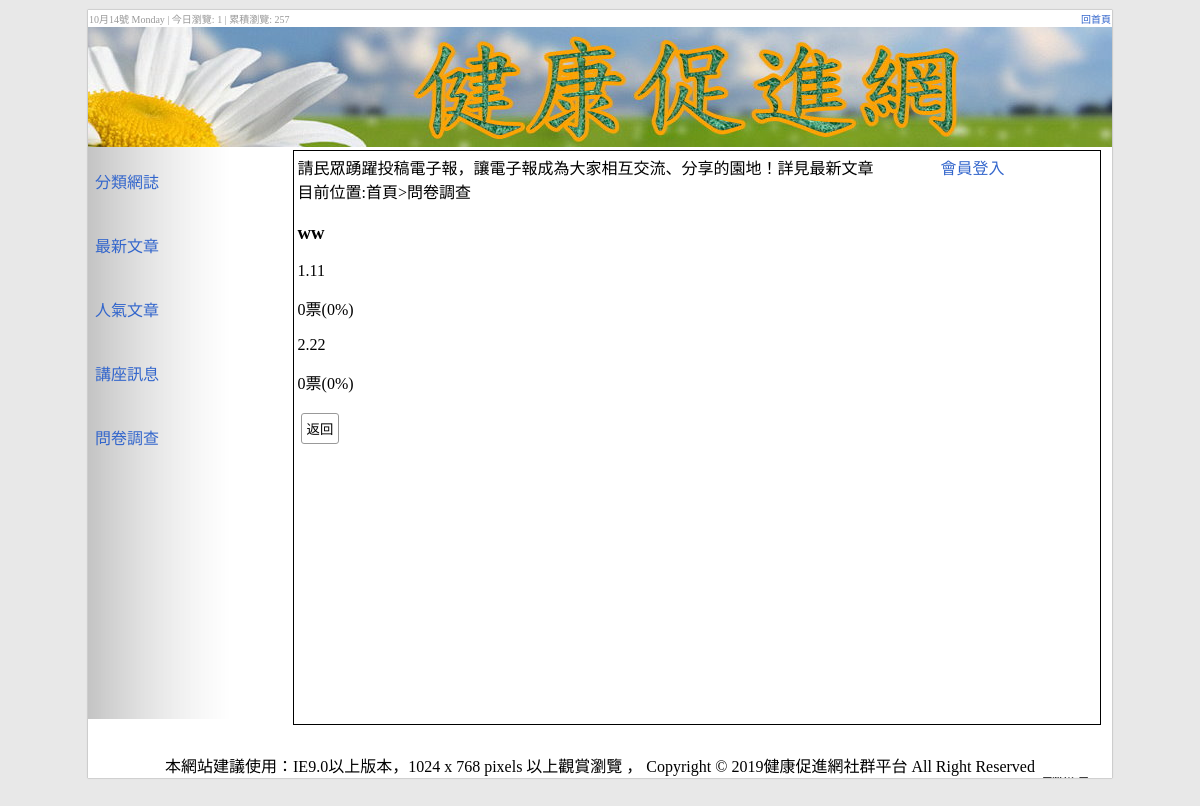
The page /?do=que&show=18&title=ww&total=0 on the database its author committed.
### tables this page shows
CREATE TABLE `q2t13_vote` (
  `id` int(10) UNSIGNED NOT NULL,
  `text` text NOT NULL,
  `parent` int(11) NOT NULL,
  `num` int(11) NOT NULL DEFAULT '0'
);

### que.php (the view, shortened to what this page needs)
目前位置:首頁>問卷調查<br>
<?php
$sw = 0;
if (!empty($_GET['show'])) $sw = 2;
switch ($sw) {
    ?>
  <?php
case '2':
  ?>
  <h3><?= $_GET['title'] ?></h3>
  <?php
  $re = select("q2t13_vote", "parent=" . $_GET['show']);
  $i = 1;
  foreach ($re as $ro) {
    $pse = ($_GET['total'] == 0) ? 0 : $ro['num'] / $_GET['total'] * 100;
    ?>
    <p><?= $i ?>.<?= $ro['text'] ?> <div style="width:<?= $pse ?>px;height:1em;background-color:black;display:inline-block"></div><?= $ro['num'] ?>票(<?= $pse ?>%)</p>
    <?php
    $i++;
  }
  ?>
  <input type="button" value="返回" onclick="window.history.back()">
  <?php
  break;
  ?>
  <?php
}
?>

### home_files/css.css (style rules this page uses)
body { background:#E8E8E8; padding:0px; margin:0px; font-family:"微軟正黑體"; }
input,button,.button,select,textarea { font-family:"微軟正黑體"; border:#999 1px solid; border-radius:3px; background:#FFF; padding:5px; margin:3px; text-decoration:none; cursor:pointer; }

### rows shown on the page
q2t13_vote: text "11", num "0", pse "0"
q2t13_vote: text "22", num "0", pse "0"

### other values the page prints
$t3visit "1"
$t3all "257"
$_GET['title'] "ww"
